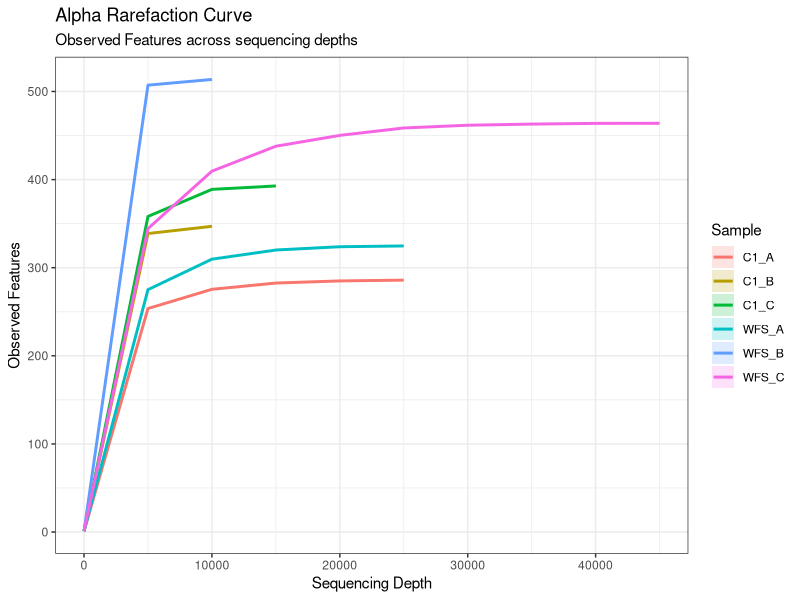

Write R code to recreate this figure. (Note: this script raises an error after producing the figure.)
library(tidyverse)
rar_df <- read.csv("./q2_raw/observed_features.csv")

rar_df_long <- rar_df %>% 
  pivot_longer(
    cols = starts_with('depth'),
    names_to = "depth_iter",
    values_to = "Obs_features"
  ) %>% 
  separate_wider_delim(
    cols = depth_iter,
    delim = "_",
    names = c("depth", "iteration")
  ) %>% 
  mutate(
    depth = as.numeric(str_replace(depth, "depth.", "")),
    iteration = as.numeric(str_replace(iteration, "iter.", ""))
  ) %>% 
  drop_na(Obs_features)

rar_summary <- rar_df_long %>% 
  group_by(sample.id, depth, SampleName) %>% 
  summarise(mean_features = mean(Obs_features), .groups = "drop")

group_summary <- rar_summary %>% 
  group_by(depth, SampleName) %>% 
  summarise(
    avg_features = mean(mean_features),
    sd_features = sd(mean_features),
    .groups = "drop"
  )


plot_lines <- ggplot(group_summary, aes(x = depth, y = avg_features, color = SampleName)) +
  geom_line(linewidth = 1) +
  geom_ribbon(
    aes(ymin = avg_features - sd_features, ymax = avg_features + sd_features, fill = SampleName),
    alpha = 0.2, color = NA
  ) +
  labs(
    title = "Alpha Rarefaction Curve",
    subtitle = "Observed Features across sequencing depths",
    x = "Sequencing Depth",
    y = "Observed Features",
    color = "Sample",
    fill = "Sample"
  ) +
  theme_bw()

plot_lines

plot_box <- ggplot(rar_summary, aes(x = as.factor(depth), y = mean_features, fill = env_local_scale)) +
  geom_boxplot(outlier.shape = 16, outlier.size = 1.5, alpha = 0.7) +
  labs(
    title = "Alpha Rarefaction (Distribution per Depth)",
    x = "Sequencing Depth",
    y = "Observed Features",
    fill = "Sample"
  ) +
  theme_bw() +
  theme(
    axis.text.x = element_text(angle = 45, hjust = 1), # Rotates x-axis labels
    plot.title = element_text(face = "bold", size = 16),
    legend.position = "bottom"
  )

plot_box
